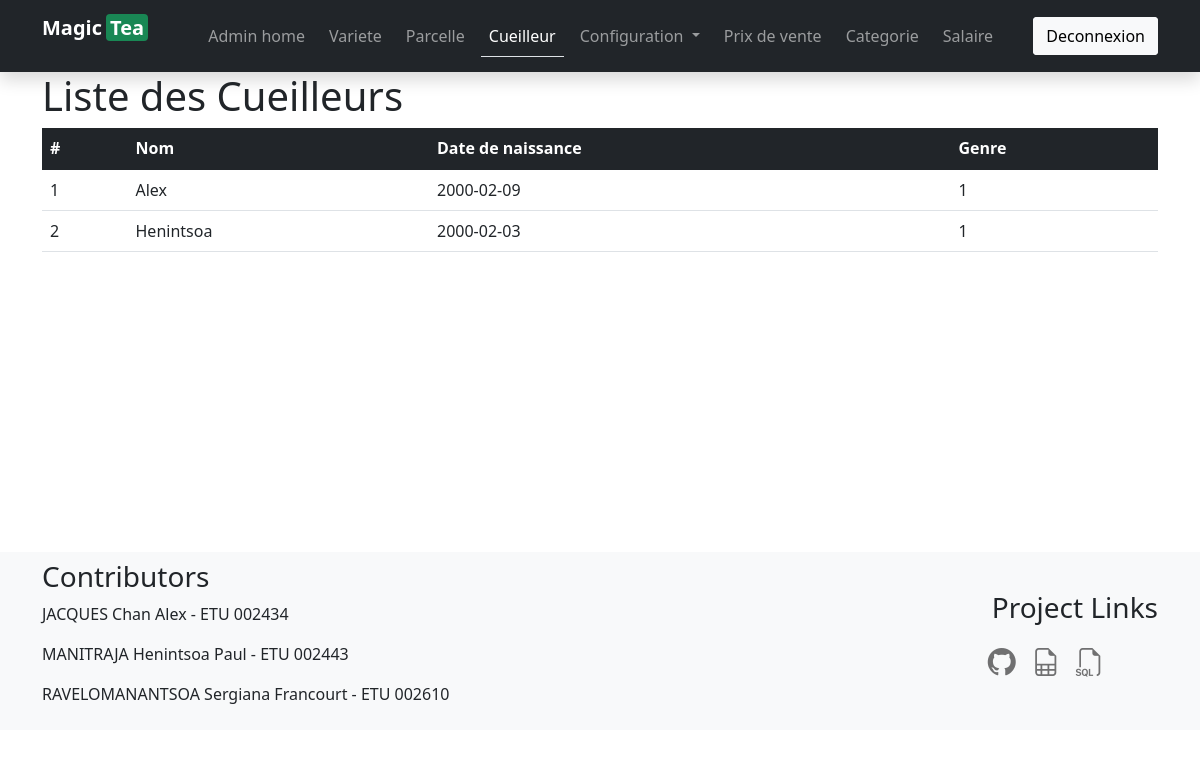
/pages/admin/read-ceuilleur.php, run on the app's committed database.
### tables this page shows
CREATE TABLE the_cueilleurs(
    idCueilleur INT AUTO_INCREMENT,
    Nom VARCHAR(50)  NOT NULL,
    DateNaissance DATE NOT NULL,
    idGenre INT NOT NULL,
    PRIMARY KEY(idCueilleur),
    FOREIGN KEY(idGenre) REFERENCES the_genres(idGenre)
);

### inc/php/crudFuncts/select.php (called while the page is built, shortened)
<?php
function exeSelect( $connection, $query )
{
    try {
        $result = mysqli_query( $connection, $query );
        $utilisateurs = [];
        while ( $row = mysqli_fetch_assoc( $result ) ) {
            $utilisateurs[] = $row;
        }
        return $utilisateurs;
    }
    catch ( Exception $e ) {
        error_log( $e->getMessage() );
        echo "An error occurred: " . htmlspecialchars( $e->getMessage() );
    }
    return null;
}
function getAllRows( $connection, $tableName )
{
    if ( isset( $connection ) && isset( $tableName ) ) {
        $query = "SELECT * FROM $tableName";
        return exeSelect( $connection, $query );
    } else {
        echo "connection OR tableName cannot be null!";
        return null;
    }
}
function getAllCueilleurs( $connection )
{
    return getAllRows( $connection, "the_cueilleurs" );
}

### pages/admin/read-ceuilleur.php (the view, shortened to what this page needs)
<?php
include "static/header.php";
require_once '../../inc/php/crudFuncts/select.php';
$connection = db_connect();
$cueilleurs = getAllCueilleurs($connection);
?>
<div class="main min-height-style">
        <div class="container">
            <h1>Liste des Cueilleurs</h1>
            <table class="table table-hover">
                <thead class="table-dark">
                  <tr>
                    <th scope="col">#</th>
                    <th scope="col">Nom</th>
                    <th scope="col">Date de naissance</th>
                    <th scope="col">Genre</th>
                  </tr>
                </thead>
                <tbody>
                    <?php foreach ($cueilleurs as $cueilleur) { ?>
                    <tr>
                        <td><?= $cueilleur['idCueilleur'] ?> </td>
                        <td><?= $cueilleur['Nom'] ?></td>
                        <td><?= $cueilleur['DateNaissance'] ?></td>
                        <td><?= $cueilleur['idGenre'] ?></td>
                    </tr>
                    <?php } ?>
                </tbody>
              </table>
        </div>
    </div>
<?php
include "static/footer.php";
?>

### assets/style.css (style rules this page uses)
.min-height-style { min-height: 60vh; }

### data on the page
the_cueilleurs: idCueilleur "1", Nom "Alex", DateNaissance "2000-02-09", idGenre "1"
the_cueilleurs: idCueilleur "2", Nom "Henintsoa", DateNaissance "2000-02-03", idGenre "1"
